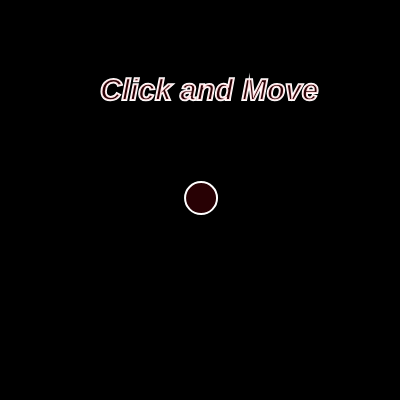
Frame 1 (no input)
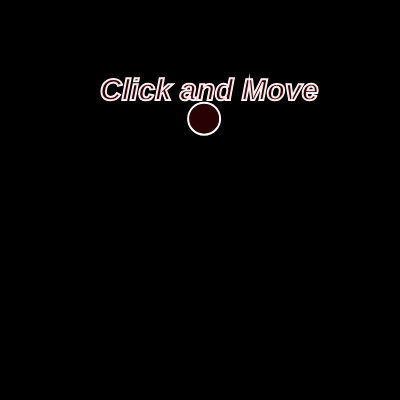
Frame 60 (no input)
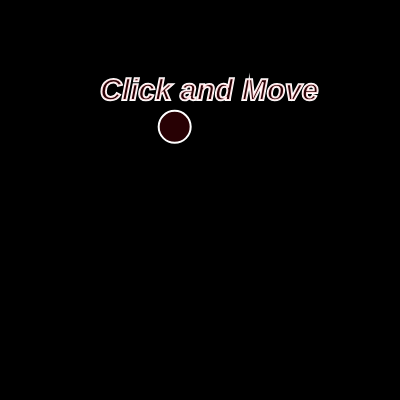
Frame 120 (the mouse pressed at the canvas centre since frame 60)

The p5.js sketch that drew these frames (run headless with seeded random() and noise() and a simulated clock; from frame 60 on, the mouse is pressed at the canvas centre):

// p5.js sketch
// ── sketch.js
let movers = [];
const WIDTH = 400;
const HEIGHT = 400;

function setup() {
  createCanvas(WIDTH, HEIGHT);
  movers.push(new Mover(200, 200));
}

function draw() {
  background(0);
  movers.forEach(mover => {
    mover.update();
    mover.show();  
  });
  
  // For the first 5 seconds...
  if(millis() < 5000) {
    textStyle(BOLDITALIC);
    textSize(30);
    text("Click and Move", 100, 100);
  }
}

// Only fires when mouse is clicked.
function mouseClicked() {
  movers.push(new Mover(mouseX, mouseY));
}
// ── mover.js
/***
  Variables: pos, vel, acc, colour
***/
class Mover {
  constructor(x, y) {
    this.pos = createVector(x, y);
    // this.vel = createVector(1, -1);
    
    this.vel = p5.Vector.random2D();
    this.vel.mult(random(3));
   
    // Color in [R, G, B, alpha] format.
    let colour = [Math.floor(Math.random() * 255),
                 Math.floor(Math.random() * 255),
                 Math.floor(Math.random() * 255),
                 Math.floor(Math.random() * 255)];
    this.colour = color(colour);
    
    //Physics modifier for uniqueness.
    this.physMod = Math.floor(Math.random() * 3 + 1);
  }
  
  checkWalls() {
    if (this.pos.x > WIDTH || this.pos.x < 0 ||
        this.pos.y < 0 || this.pos.y > HEIGHT) {
      this.vel.rotate(180);
    }
  }

  // Physics here.
  update() {  
    let mouse = createVector(mouseX, mouseY);
    this.acc = p5.Vector.sub(mouse, this.pos);
    this.acc.setMag(1);
    
    // v1 = v0 + a0
    this.vel.add(this.acc); 
    this.vel.limit(7 * this.physMod);

    // x1 = x0 + v0
    this.pos.add(this.vel);
    
    this.checkWalls();
  }

  show() {
    // Mouse Orb.
    stroke(255);
    strokeWeight(2);
    fill(this.colour);
    ellipse(this.pos.x, this.pos.y, 32);
  }
}
